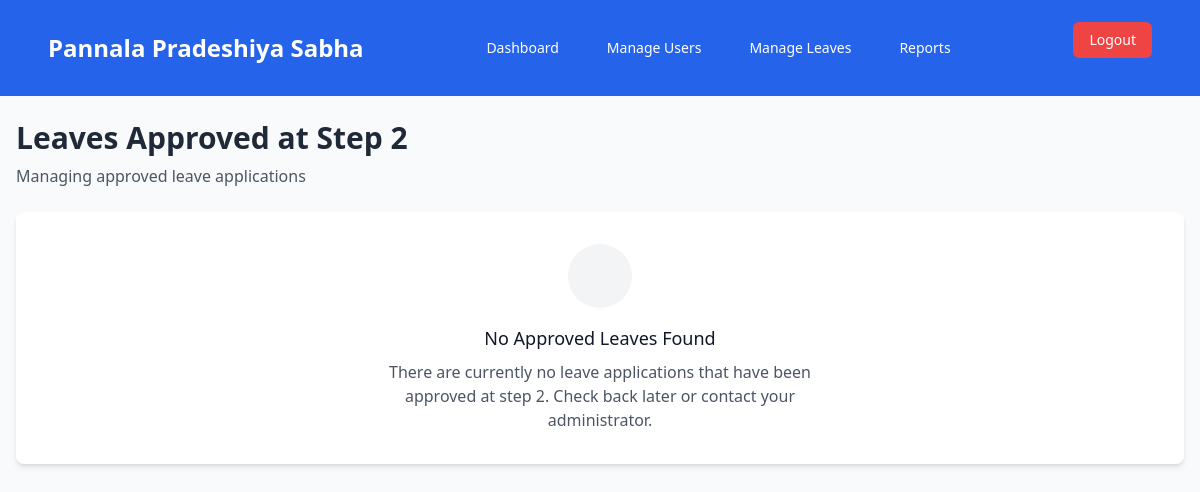
The page /admin/reports.php (signed in) on the database as committed earlier.
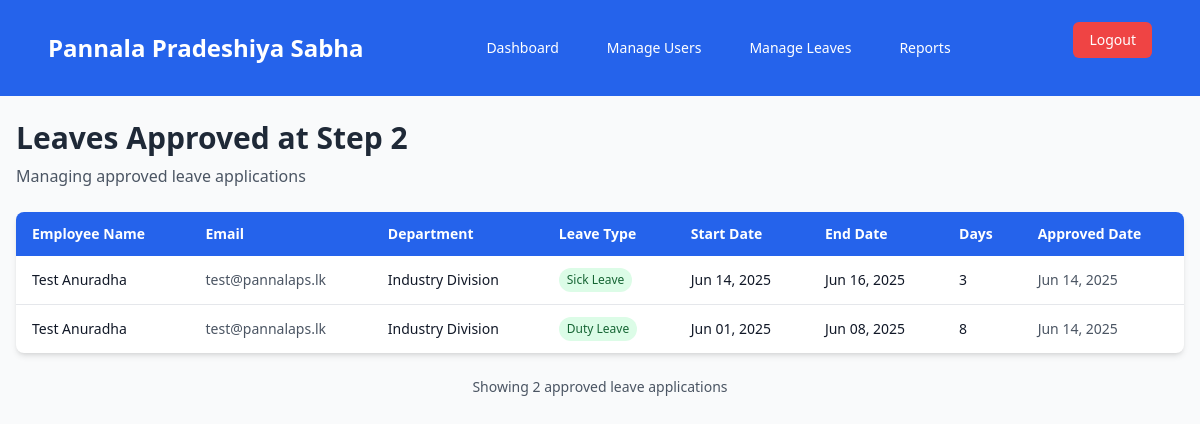
The same page on the database as committed later.
### tables this page shows
CREATE TABLE `wp_leave_request` (
  `request_id` int(11) NOT NULL,
  `user_id` int(11) NOT NULL,
  `leave_type` varchar(50) DEFAULT NULL,
  `leave_start_date` date NOT NULL,
  `leave_end_date` date NOT NULL,
  `number_of_days` int(11) NOT NULL,
  `reason` text DEFAULT NULL,
  `substitute` varchar(255) DEFAULT NULL,
  `status` int(11) DEFAULT NULL COMMENT '1-pending, 2-accept, 3-reject',
  `step_1_approver_id` int(11) DEFAULT NULL,
  `step_1_status` enum('pending','approved','rejected') DEFAULT 'pending',
  `step_1_date` datetime DEFAULT NULL,
  `step_2_approver_id` int(11) DEFAULT NULL,
  `step_2_status` enum('pending','approved','rejected') DEFAULT 'pending',
  `step_2_date` datetime DEFAULT NULL,
  `step_3_approver_id` int(11) DEFAULT NULL,
  `step_3_status` enum('pending','approved','rejected') DEFAULT 'pending',
  `step_3_date` datetime DEFAULT NULL,
  `final_status` enum('pending','approved','rejected') DEFAULT 'pending',
  `created_at` timestamp NOT NULL DEFAULT current_timestamp(),
  `updated_at` timestamp NOT NULL DEFAULT current_timestamp() ON UPDATE current_timestamp(),
  `sub_office` varchar(255) NOT NULL,
  `office_type` enum('head','sub') DEFAULT 'head',
  `rejection_remark` text DEFAULT NULL,
  `department_id` int(11) DEFAULT NULL
);

CREATE TABLE `wp_pradeshiya_sabha_users` (
  `ID` int(11) NOT NULL,
  `username` varchar(255) NOT NULL,
  `password` varchar(255) NOT NULL,
  `first_name` varchar(255) NOT NULL,
  `last_name` varchar(255) NOT NULL,
  `gender` enum('Male','Female') NOT NULL,
  `email` varchar(255) NOT NULL,
  `birthdate` date NOT NULL,
  `address` text NOT NULL,
  `NIC` varchar(12) NOT NULL,
  `service_number` varchar(50) NOT NULL,
  `phone_number` varchar(20) DEFAULT NULL,
  `designation` varchar(255) NOT NULL,
  `head_of_department` varchar(255) NOT NULL,
  `sub_office` varchar(255) NOT NULL,
  `date_of_joining` date NOT NULL,
  `created_at` timestamp NOT NULL DEFAULT current_timestamp(),
  `updated_at` timestamp NOT NULL DEFAULT current_timestamp() ON UPDATE current_timestamp(),
  `leave_balance` int(11) NOT NULL DEFAULT 20,
  `duty_leave_count` int(11) DEFAULT 0,
  `casual_leave_balance` int(11) DEFAULT 7,
  `sick_leave_balance` int(11) DEFAULT 7,
  `department_id` int(11) DEFAULT NULL,
  `designation_id` int(11) DEFAULT NULL
);

CREATE TABLE `wp_departments` (
  `department_id` int(11) NOT NULL,
  `department_name` varchar(255) NOT NULL
);

### admin/reports.php (the view, shortened to what the changed rows need)
<?php
require "../includes/dbconfig.php";
$sql = "
    SELECT lr.*, u.first_name, u.last_name, u.email, d.department_name
    FROM wp_leave_request lr
    JOIN wp_pradeshiya_sabha_users u ON lr.user_id = u.ID
    LEFT JOIN wp_departments d ON u.department_id = d.department_id
    WHERE lr.step_2_status = 'approved'
    ORDER BY lr.step_2_date DESC
";
$stmt = $conn->prepare($sql);
$stmt->execute();
$result = $stmt->get_result();
?>
<!DOCTYPE html>
<html lang="en">
<head>
    <script src="https://cdn.tailwindcss.com"></script>
</head>
<body class="bg-gray-50 min-h-screen">
    <div class="container mx-auto px-4 py-6 max-w-7xl">
        <div class="mb-6">
            <h1 class="text-2xl md:text-3xl font-bold text-gray-800 mb-2">
                Leaves Approved at Step 2
            </h1>
        </div>
        <?php if ($result->num_rows > 0): ?>
            <div class="hidden lg:block">
                <div class="bg-white rounded-lg shadow-md overflow-hidden">
                    <table class="min-w-full">
                        <thead class="bg-blue-600 text-white">
                            <tr>
                                <th class="py-3 px-4 text-left text-sm font-semibold">Employee Name</th>
                                <th class="py-3 px-4 text-left text-sm font-semibold">Email</th>
                                <th class="py-3 px-4 text-left text-sm font-semibold">Department</th>
                                <th class="py-3 px-4 text-left text-sm font-semibold">Leave Type</th>
                                <th class="py-3 px-4 text-left text-sm font-semibold">Start Date</th>
                                <th class="py-3 px-4 text-left text-sm font-semibold">End Date</th>
                                <th class="py-3 px-4 text-left text-sm font-semibold">Days</th>
                                <th class="py-3 px-4 text-left text-sm font-semibold">Approved Date</th>
                            </tr>
                        </thead>
                        <tbody class="divide-y divide-gray-200">
                            <?php while ($row = $result->fetch_assoc()): ?>
                                <tr class="hover:bg-gray-50 transition-colors">
                                    <td class="py-3 px-4 text-sm text-gray-900">
                                        <?= htmlspecialchars($row['first_name'] . ' ' . $row['last_name']) ?>
                                    </td>
                                    <td class="py-3 px-4 text-sm text-gray-600">
                                        <?= htmlspecialchars($row['email']) ?>
                                    </td>
                                    <td class="py-3 px-4 text-sm text-gray-900">
                                        <?= htmlspecialchars($row['department_name'] ?? 'N/A') ?>
                                    </td>
                                    <td class="py-3 px-4 text-sm">
                                        <span class="inline-flex px-2 py-1 text-xs font-medium bg-green-100 text-green-800 rounded-full">
                                            <?= htmlspecialchars($row['leave_type']) ?>
                                        </span>
                                    </td>
                                    <td class="py-3 px-4 text-sm text-gray-900">
                                        <?= htmlspecialchars(date('M d, Y', strtotime($row['leave_start_date']))) ?>
                                    </td>
                                    <td class="py-3 px-4 text-sm text-gray-900">
                                        <?= htmlspecialchars(date('M d, Y', strtotime($row['leave_end_date']))) ?>
                                    </td>
                                    <td class="py-3 px-4 text-sm font-medium text-gray-900">
                                        <?= htmlspecialchars($row['number_of_days']) ?>
                                    </td>
                                    <td class="py-3 px-4 text-sm text-gray-600">
                                        <?= htmlspecialchars(date('M d, Y', strtotime($row['step_2_date']))) ?>
                                    </td>
                                </tr>
                            <?php endwhile; ?>
                        </tbody>
                    </table>
                </div>
            </div>
                <?php
                $result->data_seek(0);
                ?>
            <div class="mt-6 text-center">
                <p class="text-sm text-gray-600">
                    Showing <?= $result->num_rows ?> approved leave application<?= $result->num_rows !== 1 ? 's' : '' ?>
                </p>
            </div>
        <?php else: ?>
            <div class="bg-white rounded-lg shadow-md p-8 text-center">
                <div class="mx-auto w-16 h-16 bg-gray-100 rounded-full flex items-center justify-center mb-4">
                </div>
                <h3 class="text-lg font-medium text-gray-900 mb-2">No Approved Leaves Found</h3>
                <p class="text-gray-600 max-w-md mx-auto">
                    There are currently no leave applications that have been approved at step 2.
                    Check back later or contact your administrator.
                </p>
            </div>
        <?php endif; ?>
    </div>
</body>
</html>

Rows that differ between the two databases and show on the page:
added wp_leave_request: user.last_name "Test Anuradha", user.email "test@pannalaps.lk", department.department_name "Industry Division", leave_type "Sick Leave", leave_start_date "Jun 14, 2025", leave_end_date "Jun 16, 2025", number_of_days "3", step_2_date "Jun 14, 2025"
added wp_leave_request: user.last_name "Test Anuradha", user.email "test@pannalaps.lk", department.department_name "Industry Division", leave_type "Duty Leave", leave_start_date "Jun 01, 2025", leave_end_date "Jun 08, 2025", number_of_days "8", step_2_date "Jun 14, 2025"
Other text that changed with them:
$result->num_rows: (not shown) → "2"
text no longer shown: "No Approved Leaves Found There are currently no leave applications that have been approved at step 2. Check back later or contact your administrator."
text now shown: "Employee Name Email Department Leave Type Start Date End Date Days Approved Date Showing approved leave application s"
